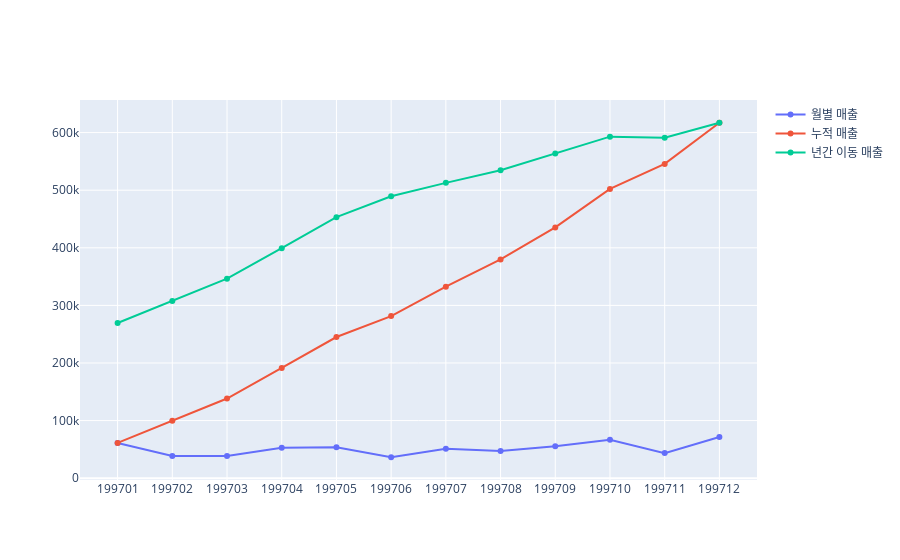

The code cell stored with this chart in its notebook:
### Code cell
import plotly.graph_objects as go
fig = go.Figure()
fig.add_trace(go.Scatter(
    x = df['year_month'],
    y = df['sum_amount'],
    name = "월별 매출"
))
fig.add_trace(go.Scatter(
    x = df['year_month'],
    y = df['acc_amount'],
    name = "누적 매출"
))
fig.add_trace(go.Scatter(
    x = df['year_month'],
    y = df['year_ma_amount'],
    name = "년간 이동 매출"
))
fig.show()
# 1월부터 해야 Z차트가 만들어짐

### Figure 1 — Plotly figure (JSON) as saved in the notebook; plotly's stock layout.template omitted (floating-point values rounded to 4 significant figures)
{"data": [{"name": "월별 매출", "type": "scatter", "x": ["199701", "199702", "199703", "199704", "199705", "199706", "199707", "199708", "199709", "199710", "199711", "199712"], "y": [61260.0, 38480.0, 38550.0, 53030.0, 53780.0, 36360.0, 51020.0, 47290.0, 55630.0, 66750.0, 43530.0, 71400.0]}, {"name": "누적 매출", "type": "scatter", "x": ["199701", "199702", "199703", "199704", "199705", "199706", "199707", "199708", "199709", "199710", "199711", "199712"], "y": [61260.0, 99740.0, 138300.0, 191300.0, 245100.0, 281500.0, 332500.0, 379800.0, 435400.0, 502200.0, 545700.0, 617100.0]}, {"name": "년간 이동 매출", "type": "scatter", "x": ["199701", "199702", "199703", "199704", "199705", "199706", "199707", "199708", "199709", "199710", "199711", "199712"], "y": [269300.0, 307800.0, 346400.0, 399400.0, 453200.0, 489500.0, 512700.0, 534500.0, 563800.0, 593000.0, 590900.0, 617100.0]}], "layout": {}}
